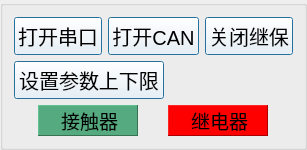
          <widget class="QGroupBox" name="groupBox_13">
           <property name="layoutDirection">
            <enum>Qt::LeftToRight</enum>
           </property>
           <property name="title">
            <string/>
           </property>
           <layout class="QVBoxLayout" name="verticalLayout_36">
            <item>
             <layout class="QHBoxLayout" name="horizontalLayout_46">
              <item>
               <widget class="QPushButton" name="open_Port_Btn">
                <property name="sizePolicy">
                 <sizepolicy hsizetype="Minimum" vsizetype="Minimum">
                  <horstretch>0</horstretch>
                  <verstretch>0</verstretch>
                 </sizepolicy>
                </property>
                <property name="maximumSize">
                 <size>
                  <width>100</width>
                  <height>50</height>
                 </size>
                </property>
                <property name="font">
                 <font>
                  <pointsize>15</pointsize>
                 </font>
                </property>
                <property name="styleSheet">
                 <string notr="true">background-color: rgb(255, 255, 255);</string>
                </property>
                <property name="text">
                 <string>打开串口</string>
                </property>
                <property name="default">
                 <bool>true</bool>
                </property>
               </widget>
              </item>
              <item>
               <widget class="QPushButton" name="open_Can_Btn">
                <property name="sizePolicy">
                 <sizepolicy hsizetype="Minimum" vsizetype="Minimum">
                  <horstretch>0</horstretch>
                  <verstretch>0</verstretch>
                 </sizepolicy>
                </property>
                <property name="maximumSize">
                 <size>
                  <width>100</width>
                  <height>50</height>
                 </size>
                </property>
                <property name="font">
                 <font>
                  <pointsize>15</pointsize>
                 </font>
                </property>
                <property name="styleSheet">
                 <string notr="true">background-color: rgb(255, 255, 255);</string>
                </property>
                <property name="text">
                 <string>打开CAN</string>
                </property>
                <property name="default">
                 <bool>true</bool>
                </property>
               </widget>
              </item>
              <item>
               <widget class="QPushButton" name="Open_Delay_Button">
                <property name="sizePolicy">
                 <sizepolicy hsizetype="Minimum" vsizetype="Minimum">
                  <horstretch>0</horstretch>
                  <verstretch>0</verstretch>
                 </sizepolicy>
                </property>
                <property name="maximumSize">
                 <size>
                  <width>100</width>
                  <height>50</height>
                 </size>
                </property>
                <property name="font">
                 <font>
                  <pointsize>15</pointsize>
                 </font>
                </property>
                <property name="styleSheet">
                 <string notr="true">background-color: rgb(255, 255, 255);</string>
                </property>
                <property name="text">
                 <string>关闭继保</string>
                </property>
                <property name="default">
                 <bool>true</bool>
                </property>
               </widget>
              </item>
             </layout>
            </item>
            <item>
             <widget class="QPushButton" name="SetRarm">
              <property name="sizePolicy">
               <sizepolicy hsizetype="Minimum" vsizetype="Minimum">
                <horstretch>0</horstretch>
                <verstretch>0</verstretch>
               </sizepolicy>
              </property>
              <property name="maximumSize">
               <size>
                <width>150</width>
                <height>50</height>
               </size>
              </property>
              <property name="font">
               <font>
                <pointsize>15</pointsize>
               </font>
              </property>
              <property name="styleSheet">
               <string notr="true">background-color: rgb(255, 255, 255);</string>
              </property>
              <property name="text">
               <string>设置参数上下限</string>
              </property>
              <property name="default">
               <bool>true</bool>
              </property>
             </widget>
            </item>
            <item>
             <layout class="QHBoxLayout" name="horizontalLayout_49">
              <item>
               <widget class="QLabel" name="show_contactor_status">
                <property name="sizePolicy">
                 <sizepolicy hsizetype="Minimum" vsizetype="Minimum">
                  <horstretch>0</horstretch>
                  <verstretch>0</verstretch>
                 </sizepolicy>
                </property>
                <property name="maximumSize">
                 <size>
                  <width>100</width>
                  <height>50</height>
                 </size>
                </property>
                <property name="styleSheet">
                 <string notr="true">background-color: rgb(85, 170, 127);</string>
                </property>
                <property name="frameShape">
                 <enum>QFrame::Panel</enum>
                </property>
                <property name="frameShadow">
                 <enum>QFrame::Raised</enum>
                </property>
                <property name="text">
                 <string>&lt;html&gt;&lt;head/&gt;&lt;body&gt;&lt;p align=&quot;center&quot;&gt;&lt;span style=&quot; font-size:14pt;&quot;&gt;接触器&lt;/span&gt;&lt;/p&gt;&lt;/body&gt;&lt;/html&gt;</string>
                </property>
               </widget>
              </item>
              <item>
               <widget class="QLabel" name="show_delay_status">
                <property name="sizePolicy">
                 <sizepolicy hsizetype="Minimum" vsizetype="Minimum">
                  <horstretch>0</horstretch>
                  <verstretch>0</verstretch>
                 </sizepolicy>
                </property>
                <property name="maximumSize">
                 <size>
                  <width>100</width>
                  <height>50</height>
                 </size>
                </property>
                <property name="styleSheet">
                 <string notr="true">background-color: rgb(255, 0, 0);</string>
                </property>
                <property name="frameShape">
                 <enum>QFrame::Panel</enum>
                </property>
                <property name="frameShadow">
                 <enum>QFrame::Raised</enum>
                </property>
                <property name="text">
                 <string>&lt;html&gt;&lt;head/&gt;&lt;body&gt;&lt;p align=&quot;center&quot;&gt;&lt;span style=&quot; font-size:14pt;&quot;&gt;继电器&lt;/span&gt;&lt;/p&gt;&lt;/body&gt;&lt;/html&gt;</string>
                </property>
               </widget>
              </item>
             </layout>
            </item>
           </layout>
          </widget>
